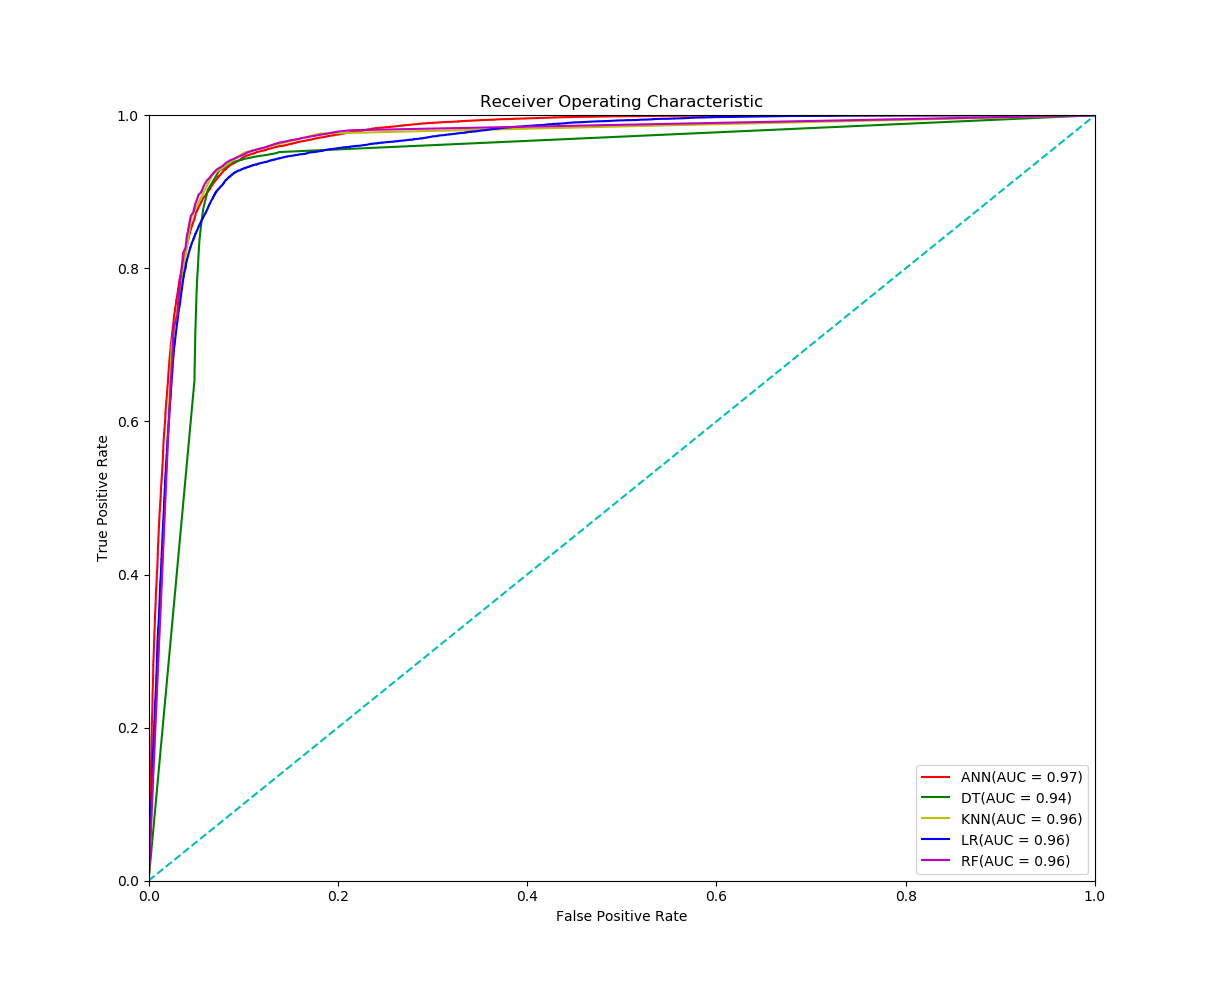

Write Python code to recreate this figure.
import numpy as np
import matplotlib.pyplot as plt
plt.switch_backend("TkAgg")
import pandas as pd

ann = pd.read_csv('/home/btpbatch3/Desktop/BTP3/April/Scenarios/China ML/ANN/ann_prob.csv')
dt = pd.read_csv('/home/btpbatch3/Desktop/BTP3/April/Scenarios/China ML/Decision Tree Classification/dt_prob.csv')
knn = pd.read_csv('/home/btpbatch3/Desktop/BTP3/April/Scenarios/China ML/K-Nearest Neighbors (K-NN)/knn_prob.csv')
lr = pd.read_csv('/home/btpbatch3/Desktop/BTP3/April/Scenarios/China ML/Logistic Regression/lr_prob.csv')
rf = pd.read_csv('/home/btpbatch3/Desktop/BTP3/April/Scenarios/China ML/Random Forest Classification/rf_prob.csv')

ann_t = ann.iloc[:, [0]]
ann_p = ann.iloc[:, [1]]

dt_t = dt.iloc[:, [0]]
dt_p = dt.iloc[:, [1]]

knn_t = knn.iloc[:, [0]]
knn_p = knn.iloc[:, [1]]

lr_t = lr.iloc[:, [0]]
lr_p = lr.iloc[:, [1]]

rf_t = rf.iloc[:, [0]]
rf_p = rf.iloc[:, [1]]

import sklearn.metrics as metrics
# calculate the fpr and tpr for all thresholds of the classification
fpr1, tpr1, threshold1 = metrics.roc_curve(ann_t, ann_p)
roc_auc1 = metrics.auc(fpr1, tpr1)
fpr2, tpr2, threshold2 = metrics.roc_curve(dt_t, dt_p)
roc_auc2 = metrics.auc(fpr2, tpr2)
fpr3, tpr3, threshold1 = metrics.roc_curve(knn_t, knn_p)
roc_auc3 = metrics.auc(fpr3, tpr3)
fpr4, tpr4, threshold4 = metrics.roc_curve(lr_t, lr_p)
roc_auc4 = metrics.auc(fpr4, tpr4)
fpr5, tpr5, threshold5 = metrics.roc_curve(rf_t, rf_p)
roc_auc5 = metrics.auc(fpr5, tpr5)

# method I: plt
plt.title('Receiver Operating Characteristic')
plt.plot(fpr1, tpr1, 'r', label = 'ANN(AUC = %0.2f)' % roc_auc1)
plt.plot(fpr2, tpr2, 'g', label = 'DT(AUC = %0.2f)' % roc_auc2)
plt.plot(fpr3, tpr3, 'y', label = 'KNN(AUC = %0.2f)' % roc_auc3)
plt.plot(fpr4, tpr4, 'b', label = 'LR(AUC = %0.2f)' % roc_auc4)
plt.plot(fpr5, tpr5, 'm', label = 'RF(AUC = %0.2f)' % roc_auc5)
plt.legend(loc = 'lower right')
plt.plot([0, 1], [0, 1],'c--')
plt.xlim([0, 1])
plt.ylim([0, 1])
plt.ylabel('True Positive Rate')
plt.xlabel('False Positive Rate')
plt.show()
